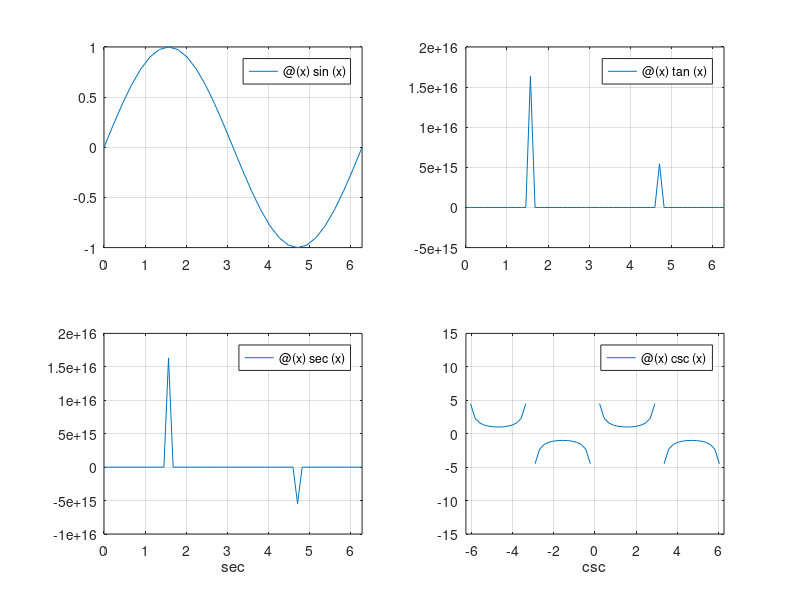

Source code (MATLAB):
x=linspace(0,2*pi,60);
subplot(2,2,1)
fplot(@(x) sin(x),[0,2*pi]);
grid on
subplot(2,2,2)
fplot(@(x) tan(x),[0,2*pi]);
grid on
subplot(2,2,3)
fplot(@(x) sec(x),[0,2*pi]);
grid on
xlabel('sec')
subplot(2,2,4)
fplot(@(x) csc(x),[-2*pi,2*pi]);
axis([-2*pi,2*pi,-15,15])
grid on
xlabel('csc')

